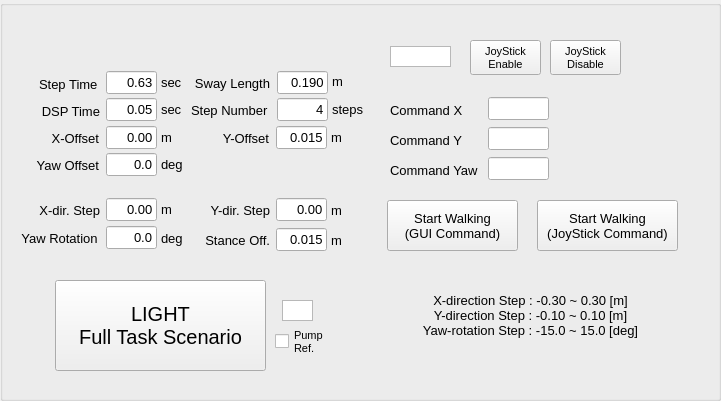
  <widget class="QGroupBox" name="groupBox_5">
   <property name="geometry">
    <rect>
     <x>20</x>
     <y>330</y>
     <width>721</width>
     <height>401</height>
    </rect>
   </property>
   <property name="title">
    <string/>
   </property>
   <property name="alignment">
    <set>Qt::AlignCenter</set>
   </property>
   <widget class="QPushButton" name="BTN_JOYSTICK_ENABLE">
    <property name="geometry">
     <rect>
      <x>470</x>
      <y>40</y>
      <width>71</width>
      <height>35</height>
     </rect>
    </property>
    <property name="font">
     <font>
      <pointsize>8</pointsize>
     </font>
    </property>
    <property name="text">
     <string>JoyStick
Enable</string>
    </property>
   </widget>
   <widget class="QPushButton" name="BTN_JOYSTICK_DISABLE">
    <property name="geometry">
     <rect>
      <x>550</x>
      <y>40</y>
      <width>71</width>
      <height>35</height>
     </rect>
    </property>
    <property name="font">
     <font>
      <pointsize>8</pointsize>
     </font>
    </property>
    <property name="text">
     <string>JoyStick
Disable</string>
    </property>
   </widget>
   <widget class="QGraphicsView" name="LAMP_JOYSTICK">
    <property name="geometry">
     <rect>
      <x>390</x>
      <y>46</y>
      <width>61</width>
      <height>21</height>
     </rect>
    </property>
   </widget>
   <widget class="QLineEdit" name="LE_JOYSTICK_COMMAND_X">
    <property name="geometry">
     <rect>
      <x>488</x>
      <y>97</y>
      <width>61</width>
      <height>23</height>
     </rect>
    </property>
    <property name="text">
     <string/>
    </property>
    <property name="alignment">
     <set>Qt::AlignRight|Qt::AlignTrailing|Qt::AlignVCenter</set>
    </property>
    <property name="readOnly">
     <bool>true</bool>
    </property>
   </widget>
   <widget class="QLineEdit" name="LE_JOYSTICK_COMMAND_Y">
    <property name="geometry">
     <rect>
      <x>488</x>
      <y>127</y>
      <width>61</width>
      <height>23</height>
     </rect>
    </property>
    <property name="text">
     <string/>
    </property>
    <property name="alignment">
     <set>Qt::AlignRight|Qt::AlignTrailing|Qt::AlignVCenter</set>
    </property>
    <property name="readOnly">
     <bool>true</bool>
    </property>
   </widget>
   <widget class="QLineEdit" name="LE_JOYSTICK_COMMAND_YAW">
    <property name="geometry">
     <rect>
      <x>488</x>
      <y>157</y>
      <width>61</width>
      <height>23</height>
     </rect>
    </property>
    <property name="text">
     <string/>
    </property>
    <property name="alignment">
     <set>Qt::AlignRight|Qt::AlignTrailing|Qt::AlignVCenter</set>
    </property>
    <property name="readOnly">
     <bool>true</bool>
    </property>
   </widget>
   <widget class="QLabel" name="label_47">
    <property name="geometry">
     <rect>
      <x>390</x>
      <y>100</y>
      <width>101</width>
      <height>20</height>
     </rect>
    </property>
    <property name="font">
     <font>
      <pointsize>10</pointsize>
     </font>
    </property>
    <property name="text">
     <string>Command X</string>
    </property>
    <property name="alignment">
     <set>Qt::AlignLeading|Qt::AlignLeft|Qt::AlignVCenter</set>
    </property>
   </widget>
   <widget class="QLabel" name="label_48">
    <property name="geometry">
     <rect>
      <x>390</x>
      <y>130</y>
      <width>101</width>
      <height>20</height>
     </rect>
    </property>
    <property name="font">
     <font>
      <pointsize>10</pointsize>
     </font>
    </property>
    <property name="text">
     <string>Command Y</string>
    </property>
    <property name="alignment">
     <set>Qt::AlignLeading|Qt::AlignLeft|Qt::AlignVCenter</set>
    </property>
   </widget>
   <widget class="QLabel" name="label_49">
    <property name="geometry">
     <rect>
      <x>390</x>
      <y>160</y>
      <width>101</width>
      <height>20</height>
     </rect>
    </property>
    <property name="font">
     <font>
      <pointsize>10</pointsize>
     </font>
    </property>
    <property name="text">
     <string>Command Yaw</string>
    </property>
    <property name="alignment">
     <set>Qt::AlignLeading|Qt::AlignLeft|Qt::AlignVCenter</set>
    </property>
   </widget>
   <widget class="QLabel" name="label_58">
    <property name="geometry">
     <rect>
      <x>161</x>
      <y>74</y>
      <width>31</width>
      <height>16</height>
     </rect>
    </property>
    <property name="font">
     <font>
      <pointsize>10</pointsize>
     </font>
    </property>
    <property name="text">
     <string>sec</string>
    </property>
   </widget>
   <widget class="QLabel" name="label_64">
    <property name="geometry">
     <rect>
      <x>161</x>
      <y>129</y>
      <width>21</width>
      <height>16</height>
     </rect>
    </property>
    <property name="font">
     <font>
      <pointsize>10</pointsize>
     </font>
    </property>
    <property name="text">
     <string>m</string>
    </property>
   </widget>
   <widget class="QLabel" name="label_59">
    <property name="geometry">
     <rect>
      <x>191</x>
      <y>100</y>
      <width>81</width>
      <height>20</height>
     </rect>
    </property>
    <property name="font">
     <font>
      <pointsize>10</pointsize>
     </font>
    </property>
    <property name="text">
     <string>Step Number</string>
    </property>
   </widget>
   <widget class="QLabel" name="label_65">
    <property name="geometry">
     <rect>
      <x>48</x>
      <y>128</y>
      <width>51</width>
      <height>20</height>
     </rect>
    </property>
    <property name="font">
     <font>
      <pointsize>10</pointsize>
     </font>
    </property>
    <property name="text">
     <string>X-Offset</string>
    </property>
    <property name="alignment">
     <set>Qt::AlignRight|Qt::AlignTrailing|Qt::AlignVCenter</set>
    </property>
   </widget>
   <widget class="QLabel" name="label_57">
    <property name="geometry">
     <rect>
      <x>161</x>
      <y>201</y>
      <width>31</width>
      <height>16</height>
     </rect>
    </property>
    <property name="font">
     <font>
      <pointsize>10</pointsize>
     </font>
    </property>
    <property name="text">
     <string>m</string>
    </property>
   </widget>
   <widget class="QLabel" name="label_66">
    <property name="geometry">
     <rect>
      <x>161</x>
      <y>101</y>
      <width>31</width>
      <height>16</height>
     </rect>
    </property>
    <property name="font">
     <font>
      <pointsize>10</pointsize>
     </font>
    </property>
    <property name="text">
     <string>sec</string>
    </property>
   </widget>
   <widget class="QLabel" name="label_67">
    <property name="geometry">
     <rect>
      <x>39</x>
      <y>101</y>
      <width>61</width>
      <height>20</height>
     </rect>
    </property>
    <property name="font">
     <font>
      <pointsize>10</pointsize>
     </font>
    </property>
    <property name="text">
     <string>DSP Time</string>
    </property>
    <property name="alignment">
     <set>Qt::AlignRight|Qt::AlignTrailing|Qt::AlignVCenter</set>
    </property>
   </widget>
   <widget class="QLabel" name="label_60">
    <property name="geometry">
     <rect>
      <x>39</x>
      <y>74</y>
      <width>61</width>
      <height>20</height>
     </rect>
    </property>
    <property name="font">
     <font>
      <pointsize>10</pointsize>
     </font>
    </property>
    <property name="text">
     <string>Step Time</string>
    </property>
   </widget>
   <widget class="QLabel" name="label_61">
    <property name="geometry">
     <rect>
      <x>332</x>
      <y>101</y>
      <width>41</width>
      <height>16</height>
     </rect>
    </property>
    <property name="font">
     <font>
      <pointsize>10</pointsize>
     </font>
    </property>
    <property name="text">
     <string>steps</string>
    </property>
   </widget>
   <widget class="QLabel" name="label_68">
    <property name="geometry">
     <rect>
      <x>331</x>
      <y>129</y>
      <width>21</width>
      <height>16</height>
     </rect>
    </property>
    <property name="font">
     <font>
      <pointsize>10</pointsize>
     </font>
    </property>
    <property name="text">
     <string>m</string>
    </property>
   </widget>
   <widget class="QLineEdit" name="CON_DYNAMICWALKING_STEP_NUMBER">
    <property name="geometry">
     <rect>
      <x>277</x>
      <y>98</y>
      <width>51</width>
      <height>23</height>
     </rect>
    </property>
    <property name="font">
     <font>
      <pointsize>10</pointsize>
     </font>
    </property>
    <property name="text">
     <string>4</string>
    </property>
    <property name="alignment">
     <set>Qt::AlignRight|Qt::AlignTrailing|Qt::AlignVCenter</set>
    </property>
   </widget>
   <widget class="QLabel" name="label_71">
    <property name="geometry">
     <rect>
      <x>161</x>
      <y>230</y>
      <width>31</width>
      <height>16</height>
     </rect>
    </property>
    <property name="font">
     <font>
      <pointsize>10</pointsize>
     </font>
    </property>
    <property name="text">
     <string>deg</string>
    </property>
   </widget>
   <widget class="QLineEdit" name="CON_DYNAMICWALKING_YAW_ROTATION">
    <property name="geometry">
     <rect>
      <x>106</x>
      <y>226</y>
      <width>51</width>
      <height>23</height>
     </rect>
    </property>
    <property name="font">
     <font>
      <pointsize>10</pointsize>
     </font>
    </property>
    <property name="text">
     <string>0.0</string>
    </property>
    <property name="alignment">
     <set>Qt::AlignRight|Qt::AlignTrailing|Qt::AlignVCenter</set>
    </property>
   </widget>
   <widget class="QLabel" name="label_73">
    <property name="geometry">
     <rect>
      <x>199</x>
      <y>200</y>
      <width>71</width>
      <height>20</height>
     </rect>
    </property>
    <property name="font">
     <font>
      <pointsize>10</pointsize>
     </font>
    </property>
    <property name="text">
     <string>Y-dir. Step</string>
    </property>
    <property name="alignment">
     <set>Qt::AlignRight|Qt::AlignTrailing|Qt::AlignVCenter</set>
    </property>
   </widget>
   <widget class="QLineEdit" name="CON_DYNAMICWALKING_SWAY_LENGTH">
    <property name="geometry">
     <rect>
      <x>277</x>
      <y>71</y>
      <width>51</width>
      <height>23</height>
     </rect>
    </property>
    <property name="font">
     <font>
      <pointsize>10</pointsize>
     </font>
    </property>
    <property name="text">
     <string>0.190</string>
    </property>
    <property name="alignment">
     <set>Qt::AlignRight|Qt::AlignTrailing|Qt::AlignVCenter</set>
    </property>
   </widget>
   <widget class="QLabel" name="label_55">
    <property name="geometry">
     <rect>
      <x>29</x>
      <y>200</y>
      <width>71</width>
      <height>20</height>
     </rect>
    </property>
    <property name="font">
     <font>
      <pointsize>10</pointsize>
     </font>
    </property>
    <property name="text">
     <string>X-dir. Step</string>
    </property>
    <property name="alignment">
     <set>Qt::AlignRight|Qt::AlignTrailing|Qt::AlignVCenter</set>
    </property>
   </widget>
   <widget class="QLabel" name="label_74">
    <property name="geometry">
     <rect>
      <x>18</x>
      <y>155</y>
      <width>81</width>
      <height>20</height>
     </rect>
    </property>
    <property name="font">
     <font>
      <pointsize>10</pointsize>
     </font>
    </property>
    <property name="text">
     <string>Yaw Offset</string>
    </property>
    <property name="alignment">
     <set>Qt::AlignRight|Qt::AlignTrailing|Qt::AlignVCenter</set>
    </property>
   </widget>
   <widget class="QLabel" name="label_75">
    <property name="geometry">
     <rect>
      <x>161</x>
      <y>156</y>
      <width>31</width>
      <height>16</height>
     </rect>
    </property>
    <property name="font">
     <font>
      <pointsize>10</pointsize>
     </font>
    </property>
    <property name="text">
     <string>deg</string>
    </property>
   </widget>
   <widget class="QLabel" name="label_69">
    <property name="geometry">
     <rect>
      <x>218</x>
      <y>128</y>
      <width>51</width>
      <height>20</height>
     </rect>
    </property>
    <property name="font">
     <font>
      <pointsize>10</pointsize>
     </font>
    </property>
    <property name="text">
     <string>Y-Offset</string>
    </property>
    <property name="alignment">
     <set>Qt::AlignRight|Qt::AlignTrailing|Qt::AlignVCenter</set>
    </property>
   </widget>
   <widget class="QLabel" name="label_56">
    <property name="geometry">
     <rect>
      <x>79</x>
      <y>41</y>
      <width>201</width>
      <height>16</height>
     </rect>
    </property>
    <property name="font">
     <font>
      <pointsize>10</pointsize>
     </font>
    </property>
    <property name="text">
     <string>&lt;Dynamic Walking Motion&gt;</string>
    </property>
    <property name="alignment">
     <set>Qt::AlignCenter</set>
    </property>
   </widget>
   <widget class="QPushButton" name="BTN_DYNAMICWALKING_GO">
    <property name="geometry">
     <rect>
      <x>387</x>
      <y>200</y>
      <width>131</width>
      <height>51</height>
     </rect>
    </property>
    <property name="font">
     <font>
      <pointsize>10</pointsize>
     </font>
    </property>
    <property name="text">
     <string>Start Walking
(GUI Command)</string>
    </property>
   </widget>
   <widget class="QLabel" name="label_70">
    <property name="geometry">
     <rect>
      <x>19</x>
      <y>228</y>
      <width>81</width>
      <height>20</height>
     </rect>
    </property>
    <property name="font">
     <font>
      <pointsize>10</pointsize>
     </font>
    </property>
    <property name="text">
     <string>Yaw Rotation</string>
    </property>
    <property name="alignment">
     <set>Qt::AlignCenter</set>
    </property>
   </widget>
   <widget class="QLabel" name="label_63">
    <property name="geometry">
     <rect>
      <x>332</x>
      <y>73</y>
      <width>31</width>
      <height>16</height>
     </rect>
    </property>
    <property name="font">
     <font>
      <pointsize>10</pointsize>
     </font>
    </property>
    <property name="text">
     <string>m</string>
    </property>
   </widget>
   <widget class="QPushButton" name="BTN_DYNAMICWALKING_JOYSTICK_GO">
    <property name="geometry">
     <rect>
      <x>537</x>
      <y>200</y>
      <width>141</width>
      <height>51</height>
     </rect>
    </property>
    <property name="font">
     <font>
      <pointsize>10</pointsize>
     </font>
    </property>
    <property name="text">
     <string>Start Walking
(JoyStick Command)</string>
    </property>
   </widget>
   <widget class="QLineEdit" name="CON_DYNAMICWALKING_OFFSET_YAW">
    <property name="geometry">
     <rect>
      <x>106</x>
      <y>153</y>
      <width>51</width>
      <height>23</height>
     </rect>
    </property>
    <property name="font">
     <font>
      <pointsize>10</pointsize>
     </font>
    </property>
    <property name="text">
     <string>0.0</string>
    </property>
    <property name="alignment">
     <set>Qt::AlignRight|Qt::AlignTrailing|Qt::AlignVCenter</set>
    </property>
   </widget>
   <widget class="QLineEdit" name="CON_DYNAMICWALKING_DSP_TIME">
    <property name="geometry">
     <rect>
      <x>106</x>
      <y>98</y>
      <width>51</width>
      <height>23</height>
     </rect>
    </property>
    <property name="font">
     <font>
      <pointsize>10</pointsize>
     </font>
    </property>
    <property name="text">
     <string>0.05</string>
    </property>
    <property name="alignment">
     <set>Qt::AlignRight|Qt::AlignTrailing|Qt::AlignVCenter</set>
    </property>
   </widget>
   <widget class="QLabel" name="label_72">
    <property name="geometry">
     <rect>
      <x>331</x>
      <y>202</y>
      <width>31</width>
      <height>16</height>
     </rect>
    </property>
    <property name="font">
     <font>
      <pointsize>10</pointsize>
     </font>
    </property>
    <property name="text">
     <string>m</string>
    </property>
   </widget>
   <widget class="QLineEdit" name="CON_DYNAMICWALKING_Y_STEP">
    <property name="geometry">
     <rect>
      <x>276</x>
      <y>198</y>
      <width>51</width>
      <height>23</height>
     </rect>
    </property>
    <property name="font">
     <font>
      <pointsize>10</pointsize>
     </font>
    </property>
    <property name="text">
     <string>0.00</string>
    </property>
    <property name="alignment">
     <set>Qt::AlignRight|Qt::AlignTrailing|Qt::AlignVCenter</set>
    </property>
   </widget>
   <widget class="QLabel" name="label_76">
    <property name="geometry">
     <rect>
      <x>410</x>
      <y>280</y>
      <width>241</width>
      <height>71</height>
     </rect>
    </property>
    <property name="font">
     <font>
      <pointsize>10</pointsize>
     </font>
    </property>
    <property name="text">
     <string>X-direction Step : -0.30 ~ 0.30 [m]
Y-direction Step : -0.10 ~ 0.10 [m]
Yaw-rotation Step : -15.0 ~ 15.0 [deg]</string>
    </property>
    <property name="alignment">
     <set>Qt::AlignCenter</set>
    </property>
    <property name="indent">
     <number>-1</number>
    </property>
   </widget>
   <widget class="QLineEdit" name="CON_DYNAMICWALKING_STEP_TIME">
    <property name="geometry">
     <rect>
      <x>106</x>
      <y>71</y>
      <width>51</width>
      <height>23</height>
     </rect>
    </property>
    <property name="font">
     <font>
      <pointsize>10</pointsize>
     </font>
    </property>
    <property name="text">
     <string>0.63</string>
    </property>
    <property name="alignment">
     <set>Qt::AlignRight|Qt::AlignTrailing|Qt::AlignVCenter</set>
    </property>
   </widget>
   <widget class="QLineEdit" name="CON_DYNAMICWALKING_X_STEP">
    <property name="geometry">
     <rect>
      <x>106</x>
      <y>198</y>
      <width>51</width>
      <height>23</height>
     </rect>
    </property>
    <property name="font">
     <font>
      <pointsize>10</pointsize>
     </font>
    </property>
    <property name="text">
     <string>0.00</string>
    </property>
    <property name="alignment">
     <set>Qt::AlignRight|Qt::AlignTrailing|Qt::AlignVCenter</set>
    </property>
   </widget>
   <widget class="QLineEdit" name="CON_DYNAMICWALKING_OFFSET_X">
    <property name="geometry">
     <rect>
      <x>106</x>
      <y>126</y>
      <width>51</width>
      <height>23</height>
     </rect>
    </property>
    <property name="font">
     <font>
      <pointsize>10</pointsize>
     </font>
    </property>
    <property name="text">
     <string>0.00</string>
    </property>
    <property name="alignment">
     <set>Qt::AlignRight|Qt::AlignTrailing|Qt::AlignVCenter</set>
    </property>
   </widget>
   <widget class="QLineEdit" name="CON_DYNAMICWALKING_OFFSET_Y">
    <property name="geometry">
     <rect>
      <x>276</x>
      <y>126</y>
      <width>51</width>
      <height>23</height>
     </rect>
    </property>
    <property name="font">
     <font>
      <pointsize>10</pointsize>
     </font>
    </property>
    <property name="text">
     <string>0.015</string>
    </property>
    <property name="alignment">
     <set>Qt::AlignRight|Qt::AlignTrailing|Qt::AlignVCenter</set>
    </property>
   </widget>
   <widget class="QLabel" name="label_62">
    <property name="geometry">
     <rect>
      <x>192</x>
      <y>73</y>
      <width>81</width>
      <height>20</height>
     </rect>
    </property>
    <property name="font">
     <font>
      <pointsize>10</pointsize>
     </font>
    </property>
    <property name="text">
     <string>Sway Length</string>
    </property>
    <property name="alignment">
     <set>Qt::AlignCenter</set>
    </property>
   </widget>
   <widget class="QLabel" name="label_100">
    <property name="geometry">
     <rect>
      <x>331</x>
      <y>232</y>
      <width>31</width>
      <height>16</height>
     </rect>
    </property>
    <property name="font">
     <font>
      <pointsize>10</pointsize>
     </font>
    </property>
    <property name="text">
     <string>m</string>
    </property>
   </widget>
   <widget class="QLineEdit" name="CON_DYNAMICWALKING_STANCE_OFFSET">
    <property name="geometry">
     <rect>
      <x>276</x>
      <y>228</y>
      <width>51</width>
      <height>23</height>
     </rect>
    </property>
    <property name="font">
     <font>
      <pointsize>10</pointsize>
     </font>
    </property>
    <property name="text">
     <string>0.015</string>
    </property>
    <property name="alignment">
     <set>Qt::AlignRight|Qt::AlignTrailing|Qt::AlignVCenter</set>
    </property>
   </widget>
   <widget class="QLabel" name="label_101">
    <property name="geometry">
     <rect>
      <x>199</x>
      <y>230</y>
      <width>71</width>
      <height>20</height>
     </rect>
    </property>
    <property name="font">
     <font>
      <pointsize>10</pointsize>
     </font>
    </property>
    <property name="text">
     <string>Stance Off.</string>
    </property>
    <property name="alignment">
     <set>Qt::AlignRight|Qt::AlignTrailing|Qt::AlignVCenter</set>
    </property>
   </widget>
   <widget class="QPushButton" name="BTN_FULLTASK_GO">
    <property name="enabled">
     <bool>true</bool>
    </property>
    <property name="geometry">
     <rect>
      <x>55</x>
      <y>280</y>
      <width>211</width>
      <height>91</height>
     </rect>
    </property>
    <property name="font">
     <font>
      <pointsize>15</pointsize>
     </font>
    </property>
    <property name="text">
     <string>LIGHT
Full Task Scenario</string>
    </property>
   </widget>
   <widget class="QGraphicsView" name="LAMP_FULLTASK_UPDATE_PUMPREF">
    <property name="geometry">
     <rect>
      <x>282</x>
      <y>300</y>
      <width>31</width>
      <height>21</height>
     </rect>
    </property>
   </widget>
   <widget class="QCheckBox" name="CBX_FULLTASK_UPDATE_PUMPREF">
    <property name="geometry">
     <rect>
      <x>275</x>
      <y>330</y>
      <width>71</width>
      <height>23</height>
     </rect>
    </property>
    <property name="font">
     <font>
      <pointsize>8</pointsize>
     </font>
    </property>
    <property name="text">
     <string>Pump
Ref.</string>
    </property>
   </widget>
  </widget>
